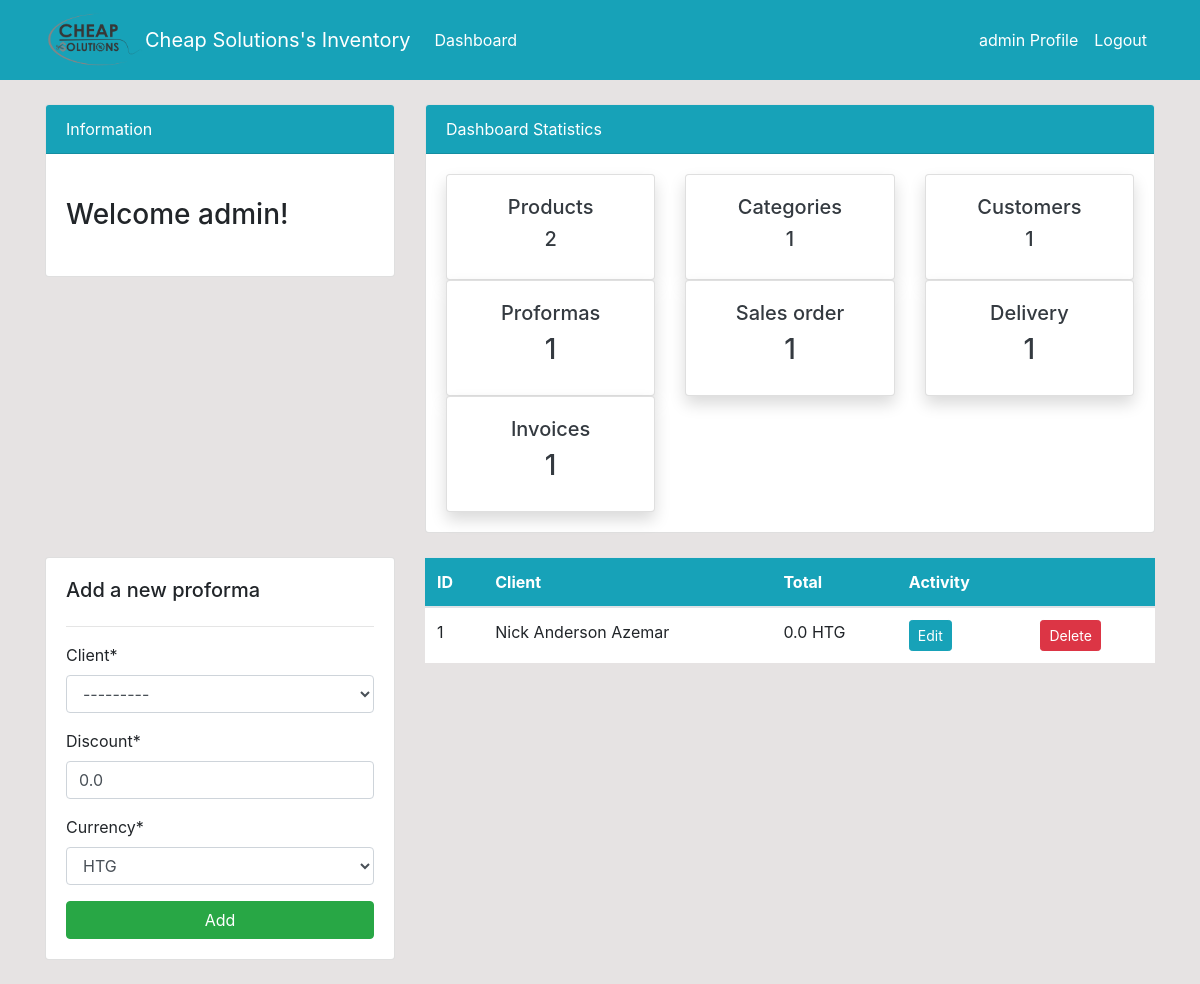
/proformas/ (signed in), run on the app's committed database.
### dashboard/models.py (models this page shows, shortened)
class Proforma(models.Model):
    client = models.ForeignKey(Customer, on_delete=models.SET_NULL, null=True)
    name_backup = models.CharField(max_length=500, null = True)
    email_backup = models.EmailField(max_length=254, null=True)
    phone_backup = models.PositiveIntegerField(null=True)
    address_backup = models.CharField(max_length=500, null=True )
    Date   = models.DateTimeField('Date',
                              default=datetime.now, blank=True)
    Total = models.FloatField(null=True, default = 0.0)
    discount = models.FloatField('Discount',null=True, default = 0.0)
    currency = models.CharField(max_length=50, choices=Currency_Category,default='HTG',null=True)
    class Meta:
        ordering = ('Date',)

### dashboard/views.py (the view)
# urls.py: path('proformas/', views.proformas, name='dashboard-proformas'),
@login_required(login_url='user-login')
def proformas(request):
    proforma = Proforma.objects.all().order_by('-id',)
    proforma_count = proforma.count()
    proforma_product = ProformaProduct.objects.all()
    invoice  = Invoice.objects.all().order_by('-id',)
    invoice_count = invoice.count()
    category = Category.objects.all().order_by('-id',)
    category_count = category.count()
    product = Product.objects.all().order_by('-id',)
    product_count = product.count()
    customer = Customer.objects.all()
    customer_count = customer.count()
    order = Order.objects.all().order_by('-id',)
    order_count = order.count()
    """"""
    if request.method == 'POST':
        form = ProformaForm(request.POST)
        if request.POST.get("client"):
          custo = Customer.objects.get(id=int(request.POST.get("client")))
          request.POST._mutable = True
          request.POST['name_backup'] = custo.name
          request.POST['email_backup'] = custo.email
          request.POST['phone_backup'] = custo.phone
          request.POST['address_backup'] = custo.address
        if form.is_valid():
          form.save()
          messages.success(request, f'A Proforma has been added')
          return redirect('dashboard-proformas')
    else:
       form = ProformaForm()
    context = {
        'proforma':proforma,
        'proforma_count':proforma_count,
        'proforma_product':proforma_product,
        'invoice': invoice,
        'invoice_count': invoice_count,
        'category': category,
        'category_count': category_count,
        'product': product,
        'form': form,
        'customer_count': customer_count,
        'product_count': product_count,
        'order_count': order_count,
    }
    return render(request, 'dashboard/proforma.html', context)

### dashboard/forms.py
class ProformaForm(forms.ModelForm):
  class Meta:
    model = Proforma
    fields = ['client',
                  'discount',
                  'currency',
                  'name_backup',
                  'email_backup',
                  'phone_backup',
                  'address_backup',]
  def __init__(self, *args, **kwargs):
    super(ProformaForm, self).__init__(*args, **kwargs)
    for field in self.fields:
      self.fields['name_backup'].widget = forms.HiddenInput()
      self.fields['email_backup'].widget = forms.HiddenInput()
      self.fields['phone_backup'].widget = forms.HiddenInput()
      self.fields['address_backup'].widget = forms.HiddenInput()

### dashboard/models.py (called while the page is built)
    def __str__(self):
        return '{0}'.format(self.name)

### templates/dashboard/proforma.html (shortened to what this page needs)
{% extends 'partials/base.html' %} {% block title %}Proformas Page{% endblock %} {% load crispy_forms_tags %}
{% block content %} {% include 'partials/topside.html' %}
<div class="row my-4">
	<div class="col-md-4">
		<div class="card card-body">
			<h5>Add a new proforma</h5>
			<hr>
			<form method="POST">
				{% csrf_token %} {{ form|crispy }}
				<input class="btn btn-success btn-block" type="submit" value="Add">
            </form>
        </div>
    </div>
    <div class="col-md-8">
        <table class="table bg-white">
            <thead class="bg-info text-white">
                <tr>
                    <th scope="col">ID</th>
                    <th scope="col">Client</th>
                    <th scope="col">Total</th>
                    <th scope="col">Activity</th>
                    <th scope="col"></th>
                </tr>
            </thead>
            <tbody>
                {% for proforma in proforma %}
                <tr>
                    <td>{{ proforma.id }}</td>
                    <td>{{ proforma.name_backup }}</td>
                   <td>{{ proforma.Total }} {{ proforma.currency }}</td>
                    <td>
                        <a class="btn btn-info btn-sm mr-2"
                            href="{% url 'dashboard-proformas-edit-product' proforma.id %}">Edit</a>
                    </td>
                    <td>
                      <a class="btn btn-danger btn-sm ml-2"
                            href="{% url 'dashboard-proformas-delete' proforma.id %}">Delete</a>
                    </td>
                </tr>
                {% endfor %}
            </tbody>
        </table>
    </div>
</div>
{% endblock %}

### templates/partials/nav.html (shortened to what this page needs)
{% load static %}
<nav class="navbar navbar-expand-lg navbar-info bg-info">
    <div class="container">
        <img class="img2" src="{% static '/img/Cheap solution logo.png' %}" alt="Cheap Solutions" style="width: 100%; max-width: 100px" />
        <a class="navbar-brand text-white" href="{% url 'dashboard-index' %}">Cheap Solutions's Inventory</a>
        {% if user.is_authenticated %}
        <div class="collapse navbar-collapse" id="navbarSupportedContent">
            <ul class="navbar-nav mr-auto">
                <li class="nav-item active">
                    <a class="nav-link text-white" href="{% url 'dashboard-index' %}">Dashboard </a>
                </li>
            </ul>
            <ul class="navbar-nav ml-auto">
                <li class="nav-item active">
                    <a class="nav-link text-white" href="{% url 'user-profile' %}">{{ user.username }} Profile
                        <span class="sr-only">(current)</span></a>
                </li>
                <li class="nav-item">
                    <a class="nav-link text-white" href="{% url 'user-logout' %}">Logout</a>
                </li>
            </ul>
            {% endif %}
        </div>
    </div>
</nav>

### templates/partials/topside.html
<div class="row">
    <div class="col-md-4 mt-4">
        <div class="card">
            <div class="card-header bg-info text-white">
                Information
            </div>
            <div class="card-body">
                <marquee behavior="" direction="">
                    <h3 class="my-4">Welcome {{ user.username }}!</h3>
                </marquee>
            </div>
        </div>
    </div>
    <div class="col-md-8 mt-4">
        <div class="card">
            <div class="card-header bg-info text-white">
                Dashboard Statistics
            </div>
            <div class="card-body">
                <div class="row">
                    <div class="col-md-4">
                        <a class="text-decoration-none text-dark" href="{% url 'dashboard-products' %}">
                            <div class="card my-card shadow">
                                <div class="card-body text-center">
                                    <h5>Products </h5>
                                    <h5>{{ product_count }}</h5>
                                </div>
                            </div>
                        </a>
                    </div>
                    <div class="col-md-4">
                        <a class="text-decoration-none text-dark" href="{% url 'dashboard-products-category' %}">
                            <div class="card my-card shadow">
                                <div class="card-body text-center">
                                    <h5>Categories </h5>
                                    <h5>{{ category_count }}</h5>
                                </div>
                            </div>
                        </a>
                    </div>
                     <div class="col-md-4">
                        <a class="text-decoration-none text-dark" href="{% url 'dashboard-customers' %}">
                            <div class="card my-card shadow">
                                <div class="card-body text-center">
                                    <h5>Customers</h5>
                                    <h5>{{customer_count}}</h5>
                                </div>
                            </div>
                        </a>
                    </div>
                    <div class="col-md-4">
                        <a class="text-decoration-none text-dark" href="{% url 'dashboard-proformas' %}">
                            <div class="card my-card shadow">
                                <div class="card-body text-center">
                                    <h5>Proformas </h5>
                                    <h3>{{ proforma_count }}</h3>
                                </div>
                            </div>
                        </a>
                    </div>
                    <div class="col-md-4">
                        <a class="text-decoration-none text-dark" href="{% url 'dashboard-proformas' %}">
                            <div class="card my-card shadow">
                                <div class="card-body text-center">
                                    <h5>Sales order</h5>
                                    <h3>{{ proforma_count }}</h3>
                                </div>
                            </div>
                        </a>
                    </div>
                    <div class="col-md-4">
                        <a class="text-decoration-none text-dark" href="{% url 'dashboard-proformas' %}">
                            <div class="card my-card shadow">
                                <div class="card-body text-center">
                                    <h5>Delivery</h5>
                                    <h3>{{ proforma_count }}</h3>
                                </div>
                            </div>
                        </a>
                    </div>
                    <div class="col-md-4">
                        <a class="text-decoration-none text-dark" href="{% url 'dashboard-invoices' %}">
                            <div class="card my-card shadow">
                                <div class="card-body text-center">
                                    <h5>Invoices </h5>
                                    <h3>{{ invoice_count }}</h3>
                                </div>
                            </div>
                        </a>
                    </div>
                </div>
            </div>
        </div>
    </div>
</div>

### static/style.css (style rules this page uses)
body { background: rgb(230, 227, 227); }

### templates/partials/nav.html (style rules this page uses)
.img2 { -webkit-filter: grayscale(100%); filter: grayscale(100%); }

### data on the page
Proforma: id "1", name_backup "Nick Anderson Azemar", Total "0.0", currency "HTG"

### other printed values
{{ user.username }} "admin"
{{ product_count }} "2"
{{ category_count }} "1"
{{ customer_count }} "1"
{{ proforma_count }} "1"
{{ invoice_count }} "1"
